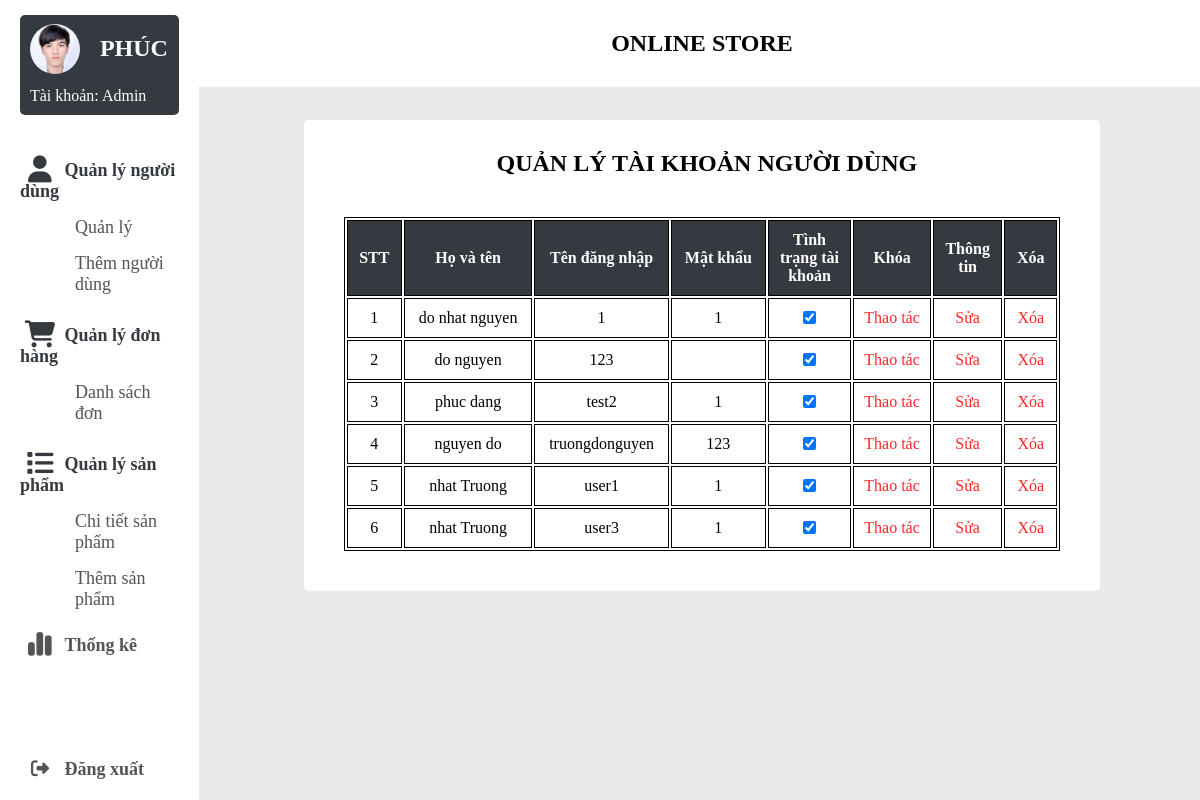
The app's page /admin/index.php with its own data.
### tables this page shows
CREATE TABLE `taikhoan` (
  `username` varchar(50) NOT NULL,
  `password` varchar(50) NOT NULL,
  `ho` varchar(50) NOT NULL,
  `ten` varchar(50) NOT NULL,
  `phone` varchar(15) NOT NULL,
  `email` varchar(50) NOT NULL,
  `sex` varchar(50) NOT NULL,
  `date` date NOT NULL,
  `isadmin` tinyint(1) NOT NULL DEFAULT 0,
  `status` tinyint(1) NOT NULL DEFAULT 1
);

### admin/index.php (the view, shortened to what this page needs)
<?php
include('config/config.php');
?>
<span style="font-family: verdana, geneva, sans-serif;">
  <!DOCTYPE html>
  <html lang="en">
  <head>
    <link rel="stylesheet" href="style/style_admin.css" />
    <link rel="stylesheet" href="style/style_useradmin.css">
    <link rel="stylesheet" href="https://cdnjs.cloudflare.com/ajax/libs/font-awesome/6.5.0/css/all.min.css" />
  </head>
  <body>
    <div class="container">
      <?php include 'navbar.php' ?>;
      <div class="top-banner">
        <p>online store</p>
      </div>
      <section class="main">
        <div class="main-top"></div>
        <div class="background-section">
          <div class="main-body">
            <h1>QUẢN LÝ TÀI KHOẢN NGƯỜI DÙNG</h1>
          </div>
          <table style="width:90%">
            <tr>
              <th class="stt">STT</th>
              <th>Họ và tên</th>
              <th>Tên đăng nhập</th>
              <th>Mật khẩu</th>
              <th style="width: 12%;">Tình trạng tài khoản</th>
              <th>Khóa</th>
              <th class="thongtin">Thông tin</th>
                <th class="delete">Xóa</th>
            </tr>
            <tr>
              <?php
              $sql = "SELECT * FROM taikhoan where isadmin = 0";
              $result = $conn->query($sql);
              if ($result->num_rows > 0) {
                $x = 1;
                while ($row = $result->fetch_assoc()) {
              ?>
                  <td class="stt"> <?php echo ($x++) ?> </td>
                  <td class="stt"> <?php echo ($row['ho'] . " " . $row['ten']) ?> </td>
                  <td class="stt"> <?php echo ($row['username']) ?> </td>
                  <td class="stt"> <?php echo $row['password'] ?> </td>
                  <form method="POST">
                    <td class="status stt">
                      <input type="checkbox" name="lock" value="1" <?php if ($row['status'] == 1) echo "checked"; ?>>
                    </td>
                    <td class="khoa">
                      <input type="submit" name="submit" value="Thao tác">
                    </td>
                    <td class="sua">
                      <input type="submit" name="submitFix" class="sua" value="Sửa">
                    </td>
                      <td class="sua">
                      <input type="submit" name="xoa" class="delete" value="Xóa">
                    </td>
                  </form>
            </tr>
        <?php
                }
              }
        ?>
          </table>
        </div>
      </section>
    </div>
  </body>
  </html>

### admin/style/style_admin.css (style rules this page uses)
* { margin: 0; padding: 0; outline: none; border: none; text-decoration: none; list-style: none; box-sizing: border-box; font-family: 'Times New Roman', Times, serif; }
body { background: rgb(233, 233, 233); overflow-y: scroll; }
.container { display:flex; }
img, h1 { margin-left: 10px; }
.top-banner { top: 0; left: 0; position: fixed; width: 85% ; padding: 30px; z-index: 6666; background-color: #fff; margin-left: 16% ; }
p { text-align: center ; font-weight: bold; font-size: 24px; text-transform: uppercase; }
.main { width: 100% ; text-align: center; }
.main-top { padding: 50px; }
.main-body { padding: 10px 10px 10px 20px; }
h1 { margin: 20px 10px; }
.background-section { background-color: white; margin-top: 2%; margin-bottom: 4% ; margin-left: 100px; margin-right: 100px; border-radius: 5px; }

### admin/style/style_useradmin.css (style rules this page uses)
table { margin-left: 5%; margin-top: 10px; }
table, th, td { border:1px solid black; text-align: left; }
th { background-color: #343a40; color: white; font-size: 16px; }
th,td { padding: 10px; }
th, .stt { text-align: center; }
.thongtin { width: 10%; }
.sua { color: blue; text-align: center; }
.background-section { padding-bottom: 4%; margin-bottom: 3%; margin-left: 100px; margin-right: 100px; border-radius: 5px; }
input[type="submit"] { font-size: 16px; background-color: white; color: rgba(255, 0, 0, 0.85); }
.khoa { text-align: center; width: 10%; }

### records on screen
taikhoan: ho "do nhat", ten "nguyen", username "1", password "1", status "☑"
taikhoan: ho "do", ten "nguyen", username "123", status "☑"
taikhoan: ho "phuc", ten "dang", username "test2", password "1", status "☑"
taikhoan: ho "nguyen", ten "do", username "truongdonguyen", password "123", status "☑"
taikhoan: ho "nhat", ten "Truong", username "user1", password "1", status "☑"
taikhoan: ho "nhat", ten "Truong", username "user3", password "1", status "☑"
